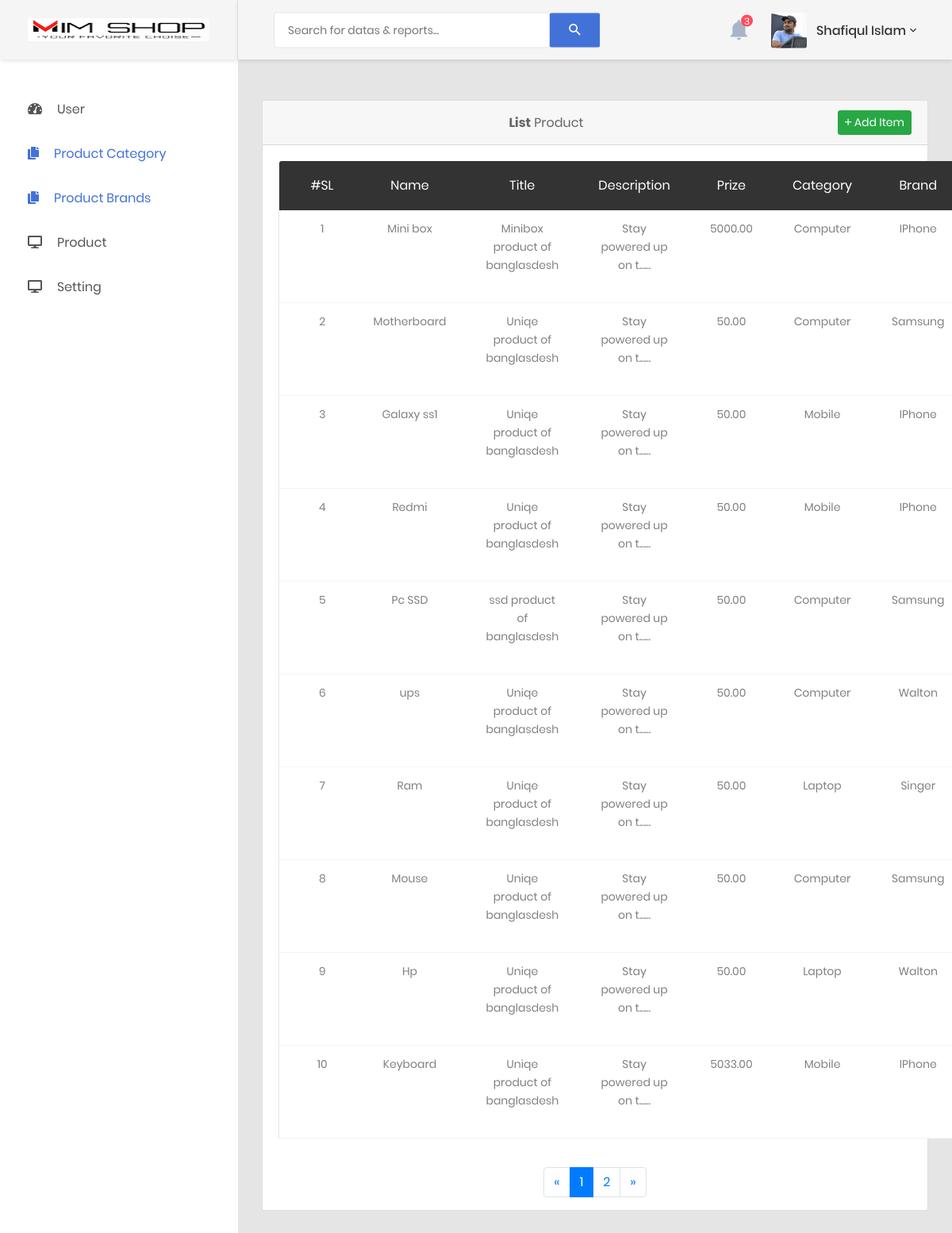
Screenshot of /admin/product-list.php (signed in) with the database file from the repository.
### tables this page shows
CREATE TABLE `products` (
  `id` int(11) NOT NULL,
  `p_name` varchar(55) NOT NULL,
  `p_title` mediumtext NOT NULL,
  `p_description` longtext NOT NULL,
  `prize` float(10,2) NOT NULL,
  `image` varchar(55) NOT NULL,
  `cat_Id` varchar(55) NOT NULL,
  `brand_Id` varchar(55) NOT NULL,
  `type` tinyint(4) NOT NULL DEFAULT 0,
  `date` timestamp NOT NULL DEFAULT current_timestamp() ON UPDATE current_timestamp()
);

CREATE TABLE `categories` (
  `category_id` int(55) NOT NULL,
  `category_name` varchar(55) NOT NULL,
  `date` timestamp NOT NULL DEFAULT current_timestamp() ON UPDATE current_timestamp()
);

CREATE TABLE `brands` (
  `brandId` int(11) NOT NULL,
  `brandName` varchar(255) NOT NULL
);

### classes/Product.php (called while the page is built, shortened)
<?php
include_once __DIR__ . '/../config/config.php';
class Product extends connection
{
    public function getBrandsWithPagination($page, $limit)
    {
        $offset = ($page - 1) * $limit;
        $query =  "SELECT
        products.*,
        brands.brandName,
        categories.category_name
        FROM
            products
        INNER JOIN brands ON products.brand_Id = brands.brandId
        INNER JOIN categories ON products.cat_Id = categories.category_id
        ORDER BY products.id DESC LIMIT $limit OFFSET $offset";
        $result = $this->con->query($query);
        $total_query = "SELECT COUNT(*) as total FROM products";
        $total_result = $this->con->query($total_query);
        $total_row = $total_result->fetch_assoc();
        $total_data = $total_row['total'];
        $total_pages = ceil($total_data / $limit);
        return [
            'data' => $result,
            'total_pages' => $total_pages,
        ];
    }
}

### config/config.php (called while the page is built, shortened)
<?php
class connection
{
    public function __construct()
    {
        $this->con = new mysqli("localhost", "root", "", "e_commerce_site");
    }
}

### admin/product-list.php (the view, shortened to what this page needs)
<?php
include 'includes/head.php';
include '../classes/Product.php';
$brand = new Product();
$page = isset($_GET['page']) ? (int)$_GET['page'] : 1;
$limit = 10;
$paginationData = $brand->getBrandsWithPagination($page, $limit);
$data = $paginationData['data'];
$total_pages = $paginationData['total_pages'];
?>
<body class="animsition">
    <div class="page-wrapper">
        <?php
        include 'includes/sidebar.php';
        ?>
        <div class="page-container">
            <?php
            include 'includes/header.php';
            ?>
            <div class="main-content">
                <div class="section__content section__content--p30">
                    <div class="row m-t-10">
                        <div class="col-md-12">
                            <div class="card text-center">
                                <div class="card-header">
                                    <div class="row align-items-center">
                                        <div class="col">
                                            <strong>List</strong> Product
                                        </div>
                                        <div class="col-auto">
                                            <a href="product-add.php" class="btn btn-success btn-sm">
                                                <i class="zmdi zmdi-plus"></i> Add Item
                                            </a>
                                        </div>
                                    </div>
                                </div>
                                <div class="card-body card-block">
                                    <table class="table table-borderless table-data3">
                                        <thead>
                                            <tr>
                                                <th>#SL</th>
                                                <th>Name</th>
                                                <th>Title</th>
                                                <th>Description</th>
                                                <th>Prize</th>
                                                <th>Category</th>
                                                <th>Brand</th>
                                            </tr>
                                        </thead>
                                        <tbody>
                                            <?php
                                            $num_rows = mysqli_num_rows($data);
                                            if ($num_rows > 0) {
                                                $sl = ($page - 1) * $limit + 1;
                                                while ($row = $data->fetch_assoc()) { ?>
                                                    <tr>
                                                        <td><?php echo $sl++ ?></td>
                                                        <td><?php echo $row['p_name']; ?></td>
                                                        <td><?php echo $row['p_title']; ?></td>
                                                        <td><?php echo substr($row['p_description'], 0, 20) . '......'; ?></td>
                                                        <td><?php echo $row['prize']; ?></td>
                                                        <td><?php echo $row['category_name']; ?></td>
                                                        <td><?php echo $row['brandName']; ?></td>
                                                    </tr>
                                                <?php
                                                }
                                            } else { ?>
                                                <tr>
                                                    <td colspan="12" class="text-center">Record Not Found</td>
                                                </tr>
                                            <?php } ?>
                                        </tbody>
                                    </table>
                                </div>
                                <div class="m-3">
                                    <nav aria-label="Page navigation example">
                                        <ul class="pagination justify-content-center">
                                            <li class="page-item">
                                                <a class="page-link" href="?page=1" aria-label="Previous">
                                                    <span aria-hidden="true">&laquo;</span>
                                                </a>
                                            </li>
                                            <?php
                                            for ($i = 1; $i <= $total_pages; $i++) {
                                                $active = ($i == $page) ? 'active' : '';
                                                echo '<li class="page-item ' . $active . '">
            <a class="page-link" href="?page=' . $i . '">' . $i . '</a>
            </li>';
                                            }
                                            ?>
                                            <li class="page-item">
                                                <a class="page-link" href="?page=<?php echo $total_pages; ?>" aria-label="Next">
                                                    <span aria-hidden="true">&raquo;</span>
                                                </a>
                                            </li>
                                        </ul>
                                    </nav>
                                </div>
                            </div>
                        </div>
                    </div>
                </div>
            </div>
        </div>
    </div>
    <?php
    include 'includes/footer.php';
    ?>

### admin/includes/head.php (shortened to what this page needs)
<!DOCTYPE html>
<html lang="en">
<head>
    <link href="assets/css/font-face.css" rel="stylesheet" media="all">
    <link href="assets/vendor/font-awesome-4.7/css/font-awesome.min.css" rel="stylesheet" media="all">
    <link href="https://cdnjs.cloudflare.com/ajax/libs/font-awesome/6.7.1/css/all.min.css" rel="stylesheet" media="all">
    <link href="assets/vendor/font-awesome-5/css/fontawesome-all.min.css" rel="stylesheet" media="all">
    <link href="assets/vendor/mdi-font/css/material-design-iconic-font.min.css" rel="stylesheet" media="all">
    <link href="assets/vendor/bootstrap-4.1/bootstrap.min.css" rel="stylesheet" media="all">
    <link href="assets/vendor/animsition/animsition.min.css" rel="stylesheet" media="all">
    <link href="assets/vendor/bootstrap-progressbar/bootstrap-progressbar-3.3.4.min.css" rel="stylesheet" media="all">
    <link href="assets/vendor/wow/animate.css" rel="stylesheet" media="all">
    <link href="assets/vendor/css-hamburgers/hamburgers.min.css" rel="stylesheet" media="all">
    <link href="assets/vendor/slick/slick.css" rel="stylesheet" media="all">
    <link href="assets/vendor/select2/select2.min.css" rel="stylesheet" media="all">
    <link href="assets/vendor/perfect-scrollbar/perfect-scrollbar.css" rel="stylesheet" media="all">
    <link href="assets/css/theme.css" rel="stylesheet" media="all">
    <link rel="stylesheet" type="text/css" href="https://cdnjs.cloudflare.com/ajax/libs/toastr.js/latest/toastr.min.css">
</head>

### admin/includes/sidebar.php (shortened to what this page needs)
<aside class="menu-sidebar d-none d-lg-block">
    <div class="logo">
        <a href="index.php">
            <img src="assets/images/icon/logo22.png" alt="Cool Admin" />
        </a>
    </div>
    <div class="menu-sidebar__content js-scrollbar1">
        <nav class="navbar-sidebar">
            <ul class="list-unstyled navbar__list">
                <li class="has-sub">
                    <a class="js-arrow" href="#">
                        <i class="fas fa-tachometer-alt"></i>User</a>
                </li>
                <li class="active has-sub">
                    <a class="js-arrow" href="#">
                        <i class="fas fa-copy"></i>Product Category</a>
                </li>
                <li class="active has-sub">
                    <a class="js-arrow" href="#">
                        <i class="fas fa-copy"></i>Product Brands</a>
                </li>
                <li class="has-sub">
                    <a class="js-arrow" href="#">
                        <i class="fas fa-desktop"></i>Product</a>
                </li>
                <li class="has-sub">
                    <a class="js-arrow" href="#">
                        <i class="fas fa-desktop"></i>Setting</a>
                </li>
            </ul>
        </nav>
    </div>
</aside>

### admin/includes/header.php (shortened to what this page needs)
<header class="header-desktop">
                <div class="section__content section__content--p30">
                    <div class="container-fluid">
                        <div class="header-wrap">
                            <form class="form-header" action="" method="POST">
                                <input class="au-input au-input--xl" type="text" name="search"
                                    placeholder="Search for datas &amp; reports..." />
                                <button class="au-btn--submit" type="submit">
                                    <i class="zmdi zmdi-search"></i>
                                </button>
                            </form>
                            <div class="header-button">
                                <div class="noti-wrap">
                                    <div class="noti__item js-item-menu">
                                        <i class="zmdi zmdi-notifications"></i>
                                        <span class="quantity">3</span>
                                    </div>
                                </div>
                                <div class="account-wrap">
                                    <div class="account-item clearfix js-item-menu">
                                        <div class="image">
                                            <img src="assets/images/icon/profile-pic.PNG" alt="John Doe" />
                                        </div>
                                        <div class="content">
                                            <a class="js-acc-btn" href="#">Shafiqul Islam</a>
                                        </div>
                                    </div>
                                </div>
                            </div>
                        </div>
                    </div>
                </div>
            </header>

### admin/includes/footer.php (shortened to what this page needs)
</body>
</html>

### rows the page displays
products: p_name "Mini box", p_title "Minibox product of banglasdesh", p_description "Stay powered up on t", prize "5000.00", categories.category_name "Computer", brand_Id.brandName "IPhone"
products: p_name "Motherboard", p_title "Uniqe product of banglasdesh", p_description "Stay powered up on t", prize "50.00", categories.category_name "Computer", brand_Id.brandName "Samsung"
products: p_name "Galaxy ss1", p_title "Uniqe product of banglasdesh", p_description "Stay powered up on t", prize "50.00", categories.category_name "Mobile", brand_Id.brandName "IPhone"
products: p_name "Redmi", p_title "Uniqe product of banglasdesh", p_description "Stay powered up on t", prize "50.00", categories.category_name "Mobile", brand_Id.brandName "IPhone"
products: p_name "Pc SSD", p_title "ssd product of banglasdesh", p_description "Stay powered up on t", prize "50.00", categories.category_name "Computer", brand_Id.brandName "Samsung"
products: p_name "ups", p_title "Uniqe product of banglasdesh", p_description "Stay powered up on t", prize "50.00", categories.category_name "Computer", brand_Id.brandName "Walton"
products: p_name "Ram", p_title "Uniqe product of banglasdesh", p_description "Stay powered up on t", prize "50.00", categories.category_name "Laptop", brand_Id.brandName "Singer"
products: p_name "Mouse", p_title "Uniqe product of banglasdesh", p_description "Stay powered up on t", prize "50.00", categories.category_name "Computer", brand_Id.brandName "Samsung"
products: p_name "Hp", p_title "Uniqe product of banglasdesh", p_description "Stay powered up on t", prize "50.00", categories.category_name "Laptop", brand_Id.brandName "Walton"
products: p_name "Keyboard", p_title "Uniqe product of banglasdesh", p_description "Stay powered up on t", prize "5033.00", categories.category_name "Mobile", brand_Id.brandName "IPhone"
